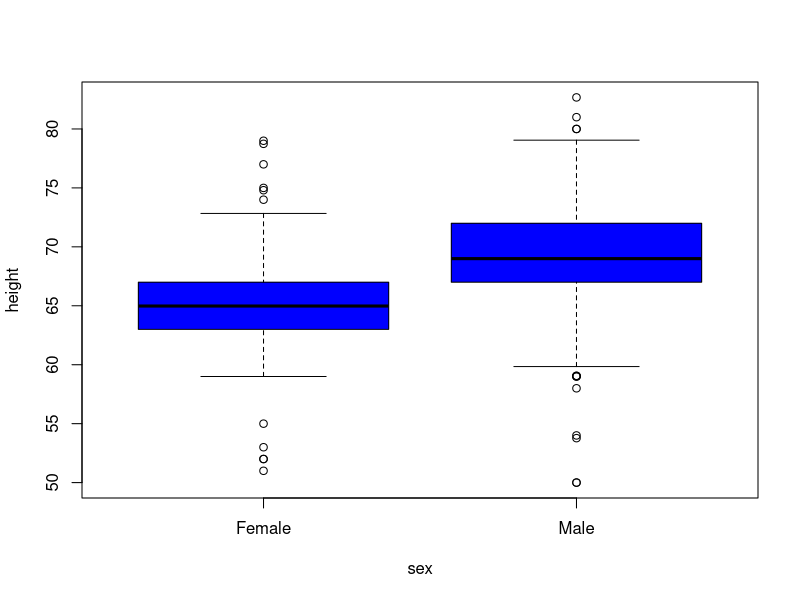
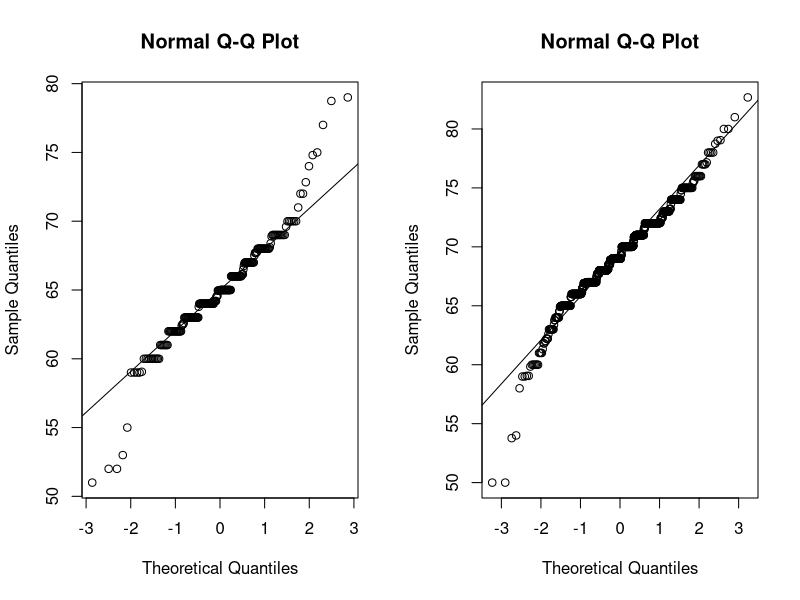

These charts were generated, in order, by the following R code:
#----------------------------------------------------------------------
# MDSF - Tecnicas de Clasificacion 
# Naive Bayes - Datos altura genero
# Practica 3
#----------------------------------------------------------------------

rm(list=ls())
library(e1071)
library(dslabs)

data(heights)
datos<-heights
attach(datos)
names(datos)

#naive bayes dice que la variable continua sigue una distr normal 
#el problema aqui es qe pasa si elegimos otra dist q no sea la normal
#----------------------------------------------------------------------
# Modelo Naive Bayes
#----------------------------------------------------------------------
modelo1 <- naiveBayes(formula= sex ~ height, data = datos) #modelo
modelo1
prediccion1 <- predict(modelo1, newdata=datos, type = "raw")#para predecir en base a naiveBaye. Raw nos saca las probab si ponemos class nos saca la prediccion del genero
head(prediccion1)

prediccion11 <- predict(modelo1, newdata=datos, type = "class")

matrizconfusion <- table(datos$sex, prediccion11)
matrizconfusion

# Porcentaje de aciertos
sum(diag(matrizconfusion))/sum(matrizconfusion) #80%

#----------------------------------------------------------------------
# Modelo Naive Bayes Modelo distribucion normal
#----------------------------------------------------------------------

m<-aggregate(height, by=list(sex), FUN=mean)
m
dt<-aggregate(height, by=list(sex), FUN=sd)
dt

probbayes <- function(x){
  PM <- sum(sex=="Female")/length(sex) #proporcion de males
  PF <- 1-PM
  GM <- PM * dnorm(x,m[1,2],dt[1,2])  #dist de densisdad normal m, es la altura
  GF <- PF * dnorm(x,m[2,2],dt[2,2]) #lo mismo
  PM <- GM/(GM+GF)
  PF <- GF/(GM+GF)
  return(list(PM=PM,PF=PF))
}

prob1<-probbayes(height)
prob1<-as.data.frame(prob1)
head(prob1)

# Porcedimientos coincidentes
head(cbind(prob1, prediccion1))

#----------------------------------------------------------------------
# Analisis exploratorio
#----------------------------------------------------------------------
summary(datos)
length(sex)
boxplot(height~sex, col="blue")

heightF <- height[sex=="Female"]
heightM <- height[sex=="Male"]

par(mfrow=c(1,2))
qqnorm(heightF); qqline(heightF)
qqnorm(heightM); qqline(heightM)
par(mfrow=c(1,1))

shapiro.test(heightF)
shapiro.test(heightF)
